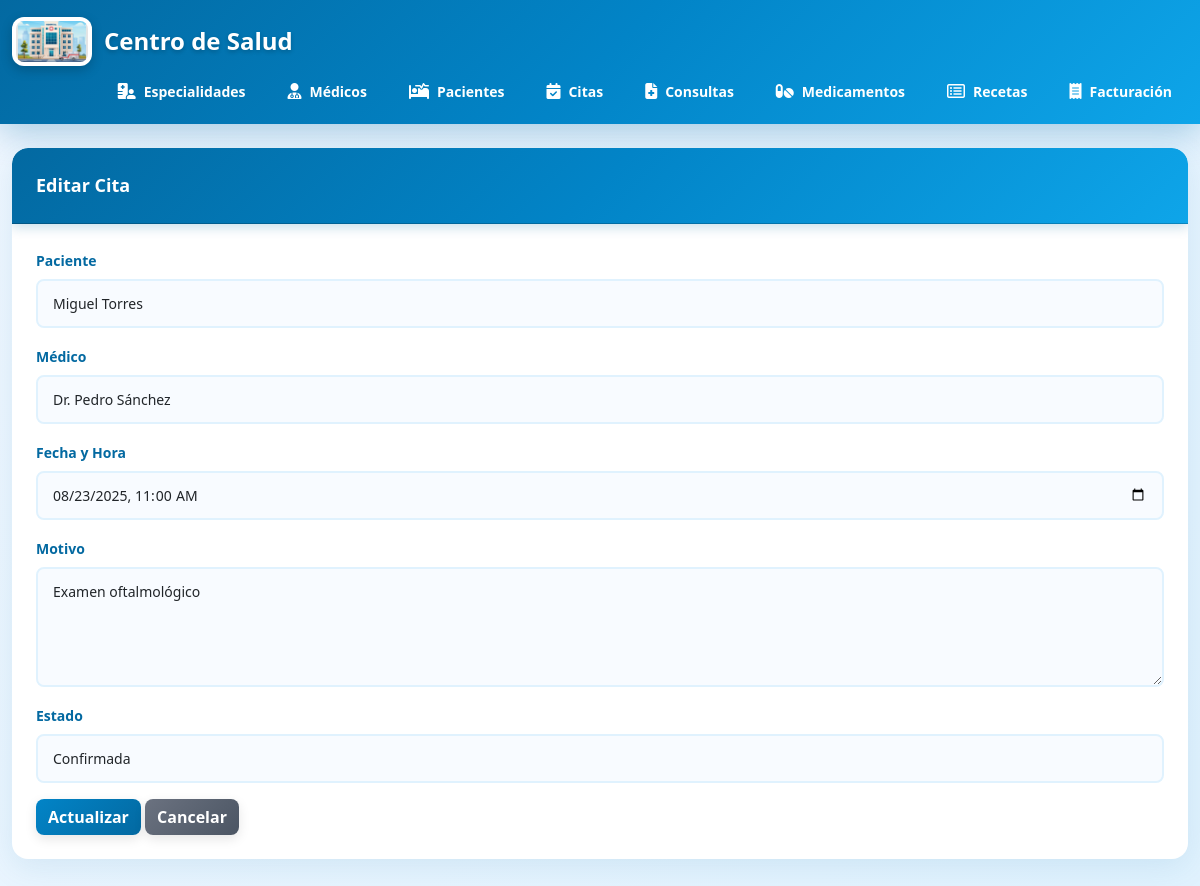
Screenshot of /citas/edit.php?id=5 with the database file from the repository.
### tables this page shows
CREATE TABLE citas (
  id_cita int auto_increment primary key,
  id_paciente int not null,
  id_medico int not null,
  fecha_hora datetime not null,
  motivo varchar(255),
  estado varchar(20) default 'pendiente',
  fecha_creacion datetime default current_timestamp,
  foreign key (id_paciente) references pacientes(id_paciente) on delete cascade,
  foreign key (id_medico) references medicos(id_medico) on delete restrict
);

CREATE TABLE pacientes (
  id_paciente int auto_increment primary key,
  nombre varchar(150) not null,
  dni varchar(20) not null unique,
  email varchar(100) unique,
  telefono varchar(20),
  fecha_nacimiento date,
  direccion varchar(255),
  tipo_sangre varchar(5),
  alergias text,
  fecha_registro datetime default current_timestamp
);

CREATE TABLE medicos (
  id_medico int auto_increment primary key,
  nombre varchar(150) not null,
  email varchar(100) unique,
  telefono varchar(20),
  licencia_profesional varchar(50) not null unique,
  id_especialidad int not null,
  fecha_contratacion datetime default current_timestamp,
  foreign key (id_especialidad) references especialidades(id_especialidad)
);

### citas/edit.php (the view, shortened to what this page needs)
<?php
require_once '../config/database.php';
require_once '../includes/header.php';
$id = $_GET['id'];
$stmt = $pdo->prepare("SELECT * FROM citas WHERE id_cita = :id");
$stmt->execute([':id' => $id]);
$cita = $stmt->fetch(PDO::FETCH_ASSOC);
$stmtPacientes = $pdo->query("SELECT id_paciente, nombre FROM pacientes ORDER BY nombre");
$pacientes = $stmtPacientes->fetchAll(PDO::FETCH_ASSOC);
$stmtMedicos = $pdo->query("SELECT id_medico, nombre FROM medicos ORDER BY nombre");
$medicos = $stmtMedicos->fetchAll(PDO::FETCH_ASSOC);
?>
<div class="card">
    <div class="card-header">Editar Cita</div>
    <div class="card-body">
        <form action="update.php" method="POST">
            <div class="mb-3">
                <label class="form-label">Paciente</label>
                <select name="id_paciente" class="form-control" required>
                    <?php foreach ($pacientes as $paciente): ?>
                    <option value="<?= $paciente['id_paciente'] ?>" <?php if ($paciente['id_paciente'] == $cita['id_paciente']) echo 'selected'; ?>>
                        <?= $paciente['nombre'] ?>
                    </option>
                    <?php endforeach; ?>
                </select>
            </div>
            <div class="mb-3">
                <label class="form-label">Médico</label>
                <select name="id_medico" class="form-control" required>
                    <?php foreach ($medicos as $medico): ?>
                    <option value="<?= $medico['id_medico'] ?>" <?php if ($medico['id_medico'] == $cita['id_medico']) echo 'selected'; ?>>
                        <?= $medico['nombre'] ?>
                    </option>
                    <?php endforeach; ?>
                </select>
            </div>
            <div class="mb-3">
                <label class="form-label">Fecha y Hora</label>
                <input type="datetime-local" name="fecha_hora" class="form-control" value="<?= str_replace(' ', 'T', $cita['fecha_hora']) ?>" required>
            </div>
            <div class="mb-3">
                <label class="form-label">Motivo</label>
                <textarea name="motivo" class="form-control" rows="3" required><?= $cita['motivo'] ?></textarea>
            </div>
            <div class="mb-3">
                <label class="form-label">Estado</label>
                <select name="estado" class="form-control">
                    <option value="confirmada" <?php if ($cita['estado'] == 'confirmada') echo 'selected'; ?>>Confirmada</option>
                </select>
            </div>
            <button type="submit" class="btn btn-warning">Actualizar</button>
            <a href="index.php" class="btn btn-secondary">Cancelar</a>
        </form>
    </div>
</div>
<?php require_once '../includes/footer.php'; ?>

### public/css/style.css (style rules this page uses)
* { margin: 0; padding: 0; box-sizing: border-box; }
body { background: linear-gradient(135deg, #f0f7ff 0%, #e0f2fe 100%); font-family: 'Segoe UI', Tahoma, Geneva, Verdana, sans-serif; min-height: 100vh; }
.card { border: none !important; border-radius: 16px; box-shadow: 0 8px 32px rgba(3, 105, 161, 0.1); margin-bottom: 30px; overflow: hidden; background: white; }
.card-header { background: linear-gradient(135deg, #0369A1 0%, #0284C7 50%, #0EA5E9 100%) !important; color: white !important; border-radius: 16px 16px 0 0 !important; padding: 24px !important; font-weight: 600; font-size: 18px; box-shadow: 0 4px 12px rgba(3, 105, 161, 0.2); }
.card-body { padding: 24px; }
.btn { border-radius: 8px; font-weight: 600; transition: all 0.3s ease; box-shadow: 0 4px 12px rgba(0, 0, 0, 0.1); }
.btn-warning { background: linear-gradient(135deg, #0284C7 0%, #0369A1 100%) !important; border: none !important; color: white !important; }
.btn-secondary { background: linear-gradient(135deg, #6b7280 0%, #4b5563 100%) !important; border: none !important; color: white !important; }
.form-control { border-radius: 8px; border: 2px solid #E0F2FE !important; padding: 12px 15px; font-size: 14px; transition: all 0.3s ease; background-color: #F8FBFF; }
textarea.form-control { resize: vertical; min-height: 120px; }
.form-label { font-weight: 600; color: #0369A1; margin-bottom: 8px; font-size: 14px; }
.mb-3 { margin-bottom: 20px; }

### rows the page displays
citas: id_paciente "Miguel Torres", id_medico "Dr. Pedro Sánchez", fecha_hora "08/23/2025 11:00", motivo "Examen oftalmológico", estado "Confirmada"
